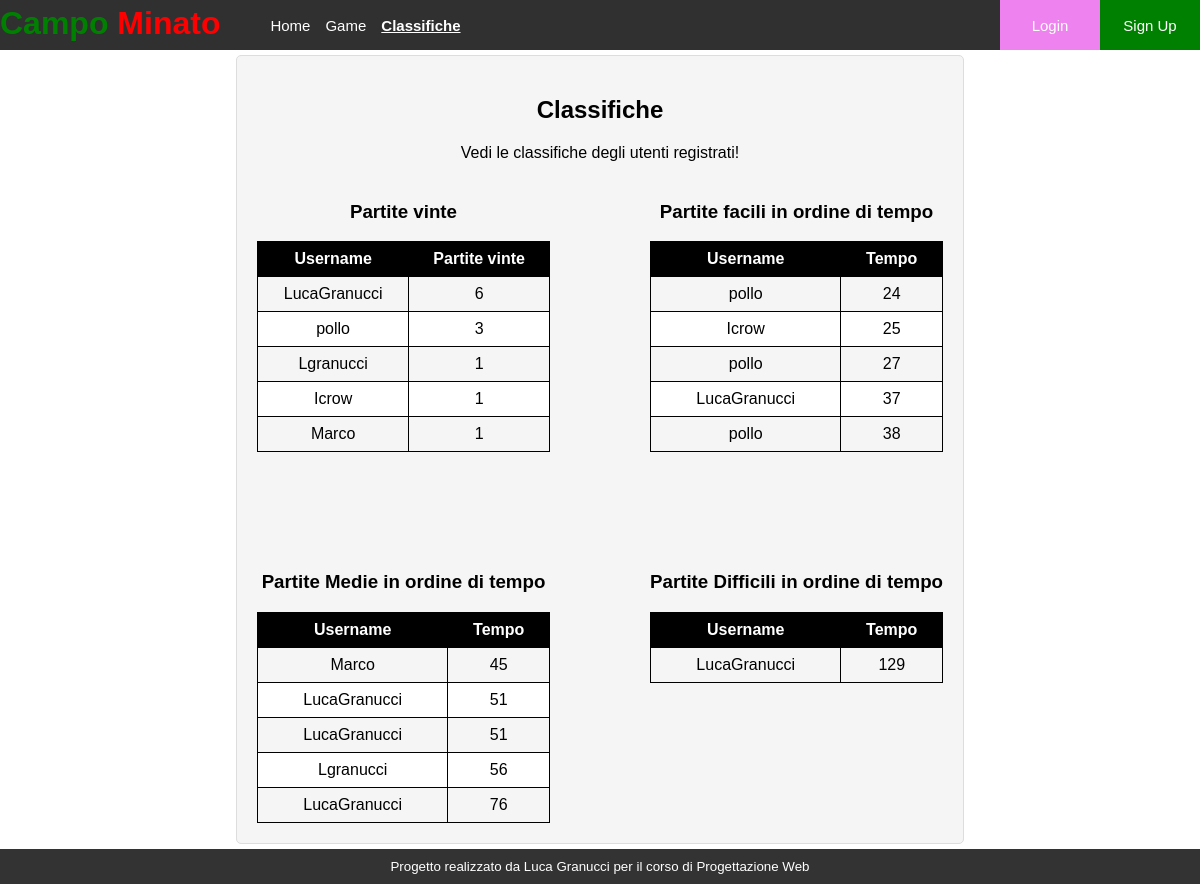
The app's page /php/classifiche.php with its own data.
### tables this page shows
CREATE TABLE `partita` (
  `Difficolta` tinyint(4) NOT NULL,
  `Tempo` int(11) NOT NULL,
  `Vittoria` tinyint(1) NOT NULL,
  `IndiziUsati` int(11) NOT NULL,
  `ID` int(11) NOT NULL AUTO_INCREMENT,
  `Username` varchar(128) NOT NULL,
  PRIMARY KEY (`ID`)
);

### php/classifiche.php (the view, shortened to what this page needs)
<!DOCTYPE html>
<html lang = "it">
<head>
    <link rel="stylesheet" href="../css/header.css">
    <link rel="stylesheet" href="../css/footer.css">
    <link rel="stylesheet" href="../css/classifiche.css">
</head>
<body>
    <header>
        <div id = "right">
            <h1><span class = "verde">Campo</span><span class = "rosso"> Minato</h1>
            <a href="index.php" id = "home">Home</a>
            <a href="difficulty.php" id = "game" >Game</a>
            <a id = "classifiche" href = "classifiche.php" class = "current">Classifiche</a>
         </div>
        <div id = "logButtons">
        <?php
        if(isset($_SESSION['logged']) && $_SESSION['logged'] == true){
            echo'<button id = "logOut" onclick = "logOutClick()">Log Out</button>';
        }
        else{
            echo ' <button id = "login" onclick = "loginClick()">Login</button>
            <button id = "signUp" onclick = "signupClick()">Sign Up</button>';
        }
        ?>
        </div>
    </header>
    <main>
    <div id = "presentazione">
    <h2>Classifiche</h2>
    <p>Vedi le classifiche degli utenti registrati!</p>
    </div>
        <div id = "tableGrid">
        <div class ="tableWrap">
            <h3> Partite vinte</h3>
        <table>
        <thead>
            <th>Username</th><th>Partite vinte</th>
        </thead>
            <?php
                function riga($user, $count){
                    echo "<tr> <td>$user</td><td>$count</td></tr>";
                }
                function query($query){
                    $connection = mysqli_connect(DBHOST, DBUSER, DBPASS, DBNAME);
                    $result = mysqli_query($connection, $query);
                    return $result;
                }
                function difficultyQuery($diff){
                    $query = "SELECT Username, Tempo
                                from partita
                                where vittoria = 1 and difficolta = $diff
                                order by Tempo
                                LIMIT 5";
                    return $query;
                }
                    $query = "SELECT Username, count(*) as partite
                                from partita
                                where vittoria = 1
                                group by Username
                                order by partite desc
                                LIMIT 5";
                    $result = query($query);
                    while($row = mysqli_fetch_assoc($result)){
                        $user = $row["Username"];
                        $count = $row["partite"];
                        riga($user, $count);
                    }
                ?>
            </table>
        </div>
        <div class ="tableWrap">
            <h3> Partite facili in ordine di tempo</h3>
        <table>
            <thead>
            <th>Username</th><th>Tempo</th>
            </thead>
            <?php
                $query = difficultyQuery(0);
                  $result = query($query);
                  while($row = mysqli_fetch_assoc($result)){
                      $user = $row["Username"];
                      $count = $row["Tempo"];
                      riga($user, $count);
                  }
                ?>
            </table>
                </div>
                <div class ="tableWrap">
            <h3> Partite Medie in ordine di tempo</h3>
        <table>
        <thead>
            <th>Username</th><th>Tempo</th>
            </thead>
            <?php
                $query = difficultyQuery(1);
                  $result = query($query);
                  while($row = mysqli_fetch_assoc($result)){
                      $user = $row["Username"];
                      $count = $row["Tempo"];
                      riga($user, $count);
                  }
                ?>
            </table>
            </div>
            <div class ="tableWrap">
            <h3> Partite Difficili in ordine di tempo</h3>
        <table>
        <thead>
            <th>Username</th><th>Tempo</th>
            </thead>
            <?php
                $query = difficultyQuery(2);
                  $result = query($query);
                  while($row = mysqli_fetch_assoc($result)){
                      $user = $row["Username"];
                      $count = $row["Tempo"];
                      riga($user, $count);
                  }
                ?>
            </table>
            </div>
    </main>
    <footer>
            Progetto realizzato da Luca Granucci per il corso di Progettazione Web
    </footer>
</body>
</html>

### css/header.css (style rules this page uses)
header { display: flex; flex-direction: row; justify-content: space-between; align-items: center; background-color: rgb(49, 48, 48); color: white; height: 50px; box-sizing: border-box; font-family: sans-serif; width: 100%; }
header h1 { margin-top: 5px; margin-bottom: 0px; margin-left: 0px; margin-right: 50px; }
#right { display: flex; flex-direction: row; height: 100%; }
#right a { display: flex; background-color: rgb(49, 48, 48); color: white; text-align: center; align-items: center; padding-right: 1em; text-decoration: none; }
#logButtons { height: 100%; width: 200px; display: flex; justify-content: flex-end; }
header button, header a { height: 100%; border-radius: 0; font-size: 15px; border: 0px; }
#right a.current { text-decoration: underline; font-weight: bolder; }
#login { background-color: violet; color: white; width:50%; }
#signUp { background-color: green; color: white; width:50%; }
.verde { color: green; }
.rosso { color: red; }

### css/footer.css (style rules this page uses)
footer { background-color: #333; color: #fff; padding: 10px; text-align: center; width: 100%; font-size: smaller; box-sizing: border-box; }

### css/classifiche.css (style rules this page uses)
body { font-family: Arial, sans-serif; margin: 0px; padding: 0px; display: flex; flex-direction: column; align-items: center; }
main { max-width: 800px; margin: 20px auto; padding: 20px; background-color: #f5f5f5; border: 1px solid #ddd; border-radius: 5px; display: flex; justify-content: center; flex-direction: column; margin: 5px; }
table { border-collapse: collapse; width: 100%; }
th, td { border: 1px solid black; text-align: center; height: 2em; }
th { background-color: black; color: white; }
tr:nth-child(even) { background-color: white; }
#tableGrid { display:grid; grid-template-columns: 1fr 1fr; gap: 100px; }
h2, h3, p { text-align: center; }
p { margin-bottom: 20px; }

### records on screen
partita: Username "pollo", Tempo "24"
partita: Username "Icrow", Tempo "25"
partita: Username "pollo", Tempo "27"
partita: Username "LucaGranucci", Tempo "37"
partita: Username "pollo", Tempo "38"
partita: Username "Marco", Tempo "45"
partita: Username "LucaGranucci", Tempo "51"
partita: Username "LucaGranucci", Tempo "51"
partita: Username "Lgranucci", Tempo "56"
partita: Username "LucaGranucci", Tempo "76"
partita: Username "LucaGranucci", Tempo "129"

### other values on screen
$user "LucaGranucci"
$count "6"
$user "pollo"
$count "3"
$user "Lgranucci"
$count "1"
$user "Icrow"
$user "Marco"
